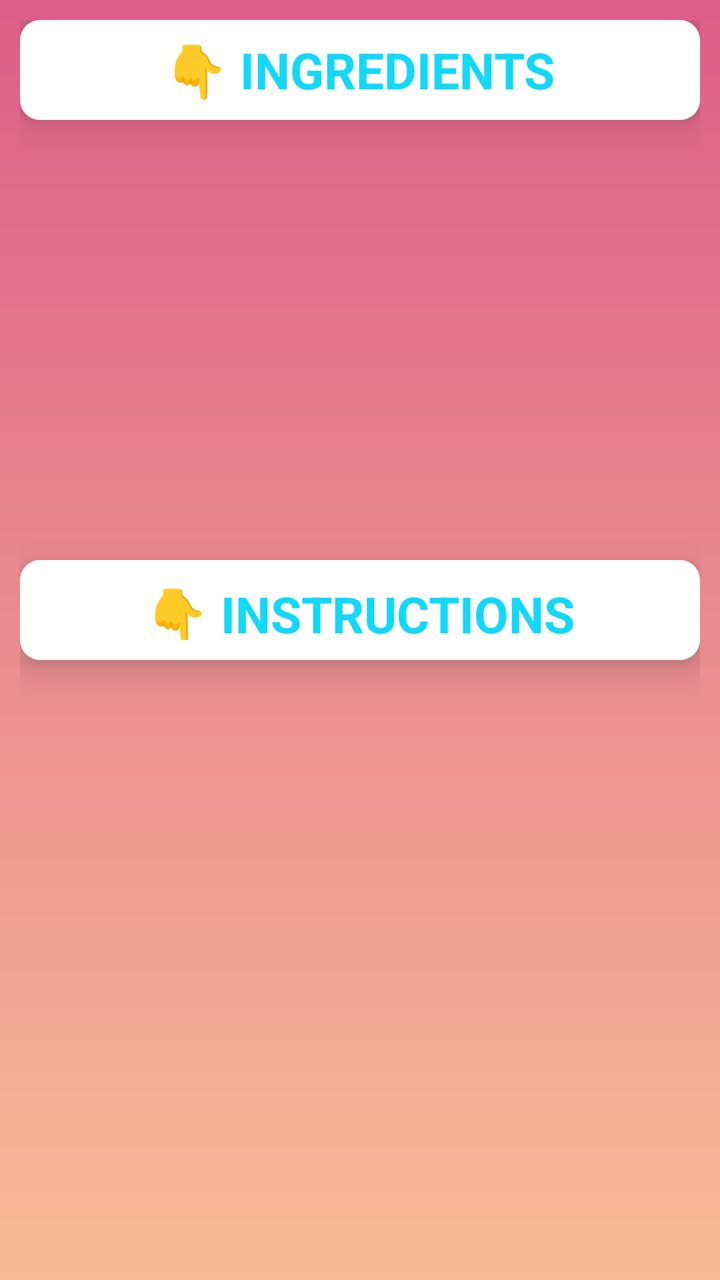
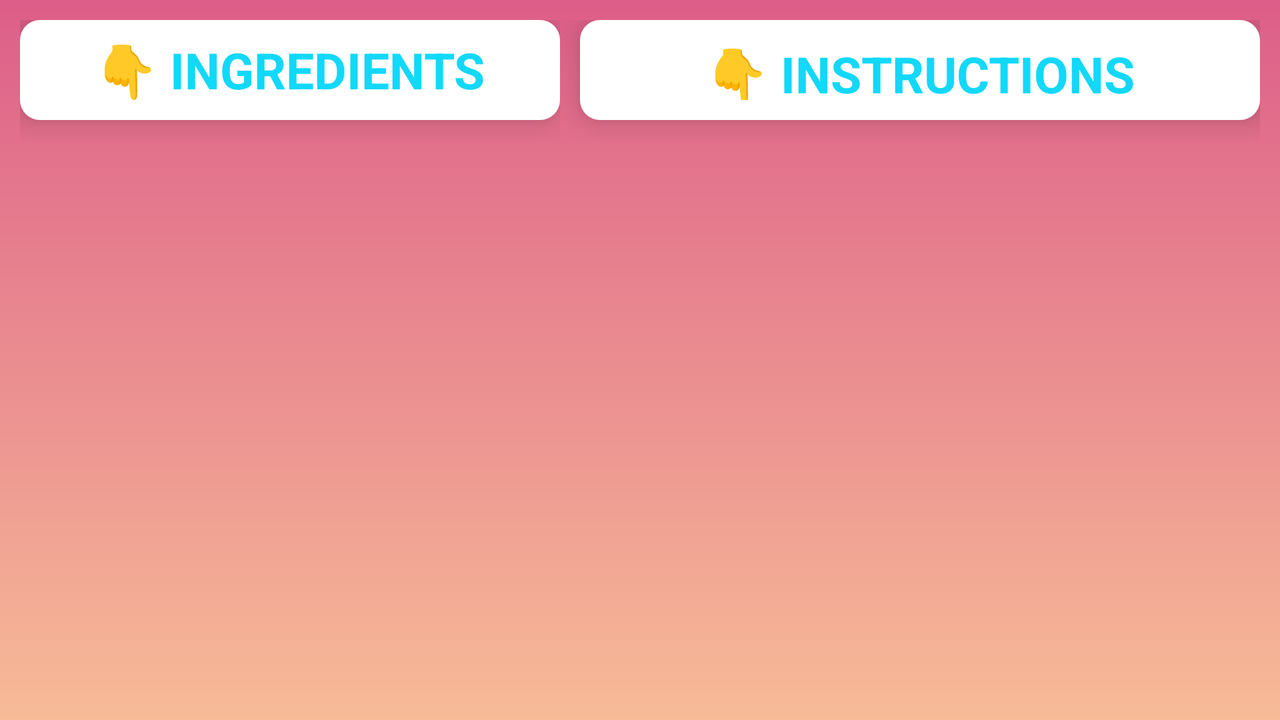

Two renders of one Android screen. The first uses the default layout on a phone; the second uses the alternative layout the repository ships for a different screen configuration, on a matching device. The two XML files are below.
<!-- AndroidManifest.xml: application theme AppTheme -->
<!-- res/layout/activity_recipe_item.xml -->
<?xml version="1.0" encoding="utf-8"?>
<LinearLayout xmlns:android="http://schemas.android.com/apk/res/android"
    xmlns:tools="http://schemas.android.com/tools"
    android:orientation="vertical"
    android:layout_width="match_parent"
    android:layout_height="match_parent"
    android:background="@drawable/degrade"
    tools:context="yohan.bakingapp.com.bakingapp_nanodegree.RecipeItemActivity">

    <TextView
        android:padding="8dp"
        android:layout_width="match_parent"
        android:layout_height="50dp"
        android:text="@string/ingredients_label"
        android:textColor="@color/blue_magic"
        android:textStyle="bold"
        android:textSize="25sp"
        android:gravity="center"
        android:background="@drawable/card_detail"
        android:elevation="10dp"
        android:layout_marginBottom="10dp"
        />

    <ScrollView
        android:fadeScrollbars="false"
        android:scrollbars="none"
        android:id="@+id/ingredients_scrollview"
        android:layout_width="match_parent"
        android:layout_height="200dp"
        >

        <FrameLayout
            android:name="yohan.bakingapp.com.bakingapp_nanodegree.IngredientsFragment"
            android:background="@color/colorAccent"
            android:id="@+id/ingredients_fragment_holder"
            android:layout_width="match_parent"
            android:layout_height="265dp"/>

    </ScrollView>

    <TextView
        android:textStyle="bold"
        android:text="@string/instructions_label"
        android:textSize="25sp"
        android:gravity="center"
        android:textColor="@color/blue_magic"
        android:layout_width="match_parent"
        android:background="@drawable/card_detail"
        android:elevation="10dp"
        android:layout_height="50dp"
        android:layout_marginTop="10dp"/>



    <FrameLayout
        android:name="yohan.bakingapp.com.bakingapp_nanodegree.StepsFragment"

        android:id="@+id/steps_fragment_holder"
        android:layout_width="match_parent"
        android:layout_height="wrap_content"
        android:layout_marginTop="10dp"
        android:layout_marginBottom="10dp"/>


</LinearLayout>
<!-- resources referenced by this layout -->
<resources>
  <color name="blue_magic">#12D8FA</color>
  <color name="colorAccent">#00000000</color>
  <!-- drawable card_detail (drawable) -->
  <?xml version="1.0" encoding="utf-8"?>
  <shape xmlns:android="http://schemas.android.com/apk/res/android">
      <solid android:color="#ffffff"/>
      <corners
          android:radius="10dp" />
      <padding
          android:left="10dp"
          android:top="10dp"
          android:right="10dp"
          android:bottom="10dp" />
  </shape>
  <!-- drawable degrade (drawable) -->
  <?xml version="1.0" encoding="utf-8"?>
  <shape xmlns:android="http://schemas.android.com/apk/res/android">
      <gradient
          android:endColor="@color/degrade_bottom"
          android:startColor="@color/degrade_top"
          android:angle="270" />
      <corners
          android:radius="0dp" />
      <padding
          android:left="10dp"
          android:top="10dp"
          android:right="10dp"
          android:bottom="10dp" />
  </shape>
  <string name="ingredients_label">👇 INGREDIENTS</string>
  <string name="instructions_label">👇 INSTRUCTIONS</string>
  <style name="AppTheme" parent="Theme.AppCompat.Light.DarkActionBar">
          
          <item name="colorPrimary">@color/degrade_top</item>
          <item name="colorPrimaryDark">@color/colorPrimaryDark</item>
          <item name="colorAccent">@color/colorAccent</item>
          <item name="android:statusBarColor">@color/degrade_top</item>
      </style>
  <color name="degrade_bottom">#F7BB97</color>
  <color name="degrade_top">#DD5E89</color>
  <color name="colorPrimaryDark">#84010a</color>
</resources>
<!-- res/layout-land/activity_recipe_item.xml (the author's variant of the layout above) -->
<!-- drawn on the phone turned sideways -->
<?xml version="1.0" encoding="utf-8"?>
<LinearLayout xmlns:android="http://schemas.android.com/apk/res/android"
    xmlns:tools="http://schemas.android.com/tools"
    android:orientation="horizontal"
    android:layout_width="match_parent"
    android:layout_height="match_parent"
    android:background="@drawable/degrade"
    tools:context="yohan.bakingapp.com.bakingapp_nanodegree.RecipeItemActivity">

    <LinearLayout
        android:background="@color/colorAccent"
        android:orientation="vertical"
        android:layout_width="270dp"
        android:layout_height="wrap_content">

    <TextView
        android:padding="8dp"
        android:layout_width="match_parent"
        android:layout_height="50dp"
        android:text="@string/ingredients_label"
        android:textColor="@color/blue_magic"
        android:textStyle="bold"
        android:textSize="25sp"
        android:gravity="center"
        android:background="@drawable/card_detail"
        android:elevation="10dp"
        android:layout_marginBottom="10dp"
        />

    <ScrollView
        android:fadeScrollbars="false"
        android:scrollbars="none"
        android:id="@+id/ingredients_scrollview"
        android:layout_width="match_parent"
        android:layout_height="wrap_content">

        <FrameLayout
            android:name="yohan.bakingapp.com.bakingapp_nanodegree.IngredientsFragment"
            android:background="@color/colorAccent"
            android:id="@+id/ingredients_fragment_holder"
            android:layout_width="match_parent"
            android:layout_height="265dp"/>

    </ScrollView>
    </LinearLayout>

    <LinearLayout
        android:background="@color/colorAccent"
        android:orientation="vertical"
        android:layout_width="match_parent"
        android:layout_height="wrap_content">

    <TextView
        android:textStyle="bold"
        android:text="@string/instructions_label"
        android:textSize="25sp"
        android:gravity="center"
        android:textColor="@color/blue_magic"
        android:layout_width="match_parent"
        android:background="@drawable/card_detail"
        android:elevation="10dp"
        android:layout_height="50dp"
        android:layout_marginBottom="10dp"
        android:layout_marginStart="10dp"
        />



    <FrameLayout
        android:name="yohan.bakingapp.com.bakingapp_nanodegree.StepsFragment"

        android:id="@+id/steps_fragment_holder"
        android:layout_width="match_parent"
        android:layout_height="wrap_content"
        android:layout_marginStart="10dp"/>

    </LinearLayout>


</LinearLayout>
